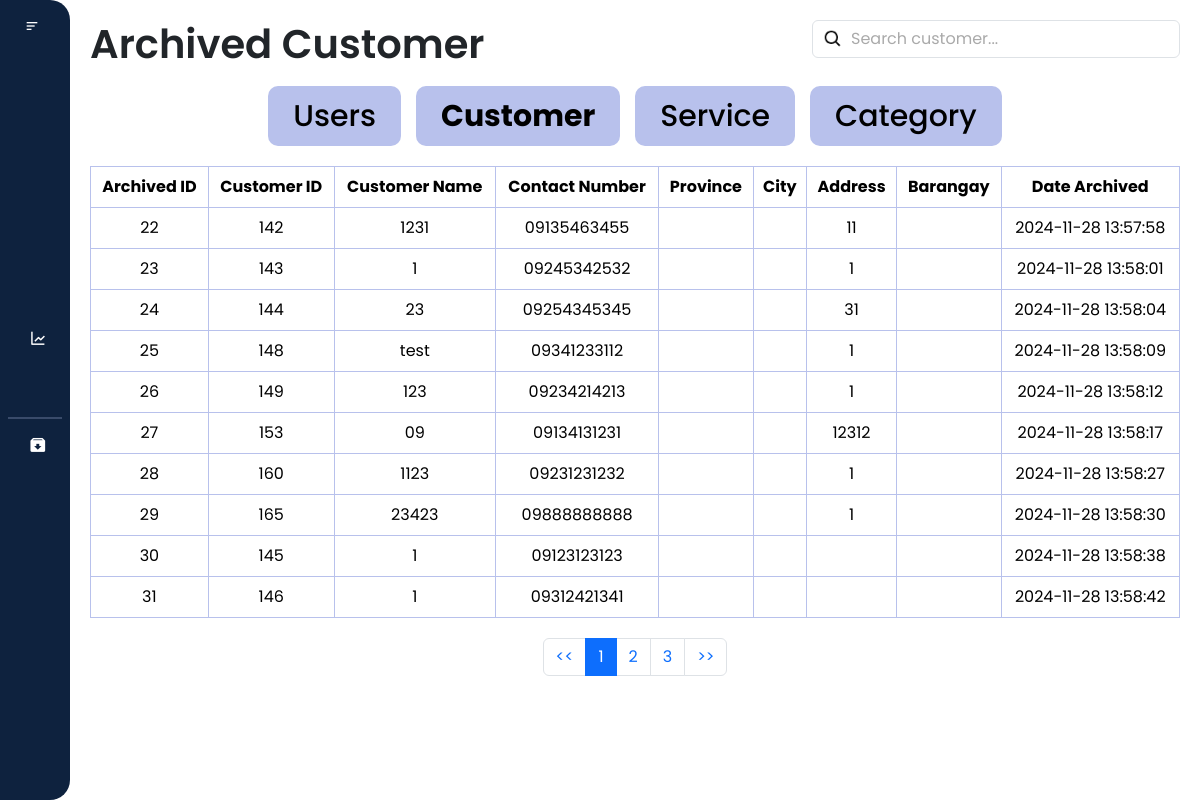
The page /laundry_system/archived/archive_customer.php (signed in) on the database its author committed.
### tables this page shows
CREATE TABLE `archived_customers` (
  `archive_id` int(11) NOT NULL,
  `customer_id` int(11) NOT NULL,
  `customer_name` varchar(255) NOT NULL,
  `contact_number` varchar(20) NOT NULL,
  `province` varchar(255) NOT NULL,
  `city` varchar(255) NOT NULL,
  `address` varchar(255) NOT NULL,
  `brgy` varchar(255) NOT NULL,
  `archived_at` timestamp NOT NULL DEFAULT current_timestamp()
);

### laundry_system/archived/archive_customer.php (the view, shortened to what this page needs)
<?php
require '../database.php';
$user_role = $_SESSION['user_role'];
?>
<!DOCTYPE html>
<html lang="en">
<head>
    <link href="https://cdn.jsdelivr.net/npm/bootstrap@5.3.3/dist/css/bootstrap.min.css" rel="stylesheet"
>
    <link href="https://cdn.lineicons.com/4.0/lineicons.css" rel="stylesheet" />
    <link href='https://unpkg.com/boxicons@2.1.4/css/boxicons.min.css' rel='stylesheet'>
    <link rel="stylesheet" href="archive_customer.css">
</head>
<body>
    <div class="wrapper">
        <aside id="sidebar">
            <div class="d-flex">
                <button id="toggle-btn" type="button">
                    <i class="bx bx-menu-alt-left"></i>
                </button>
            </div>
            <ul class="sidebar-nav">
                <?php if ($user_role === 'admin') : ?>
                    <li class="sidebar-item">
                    <a href="/laundry_system/dashboard/dashboard.php" class="sidebar-link"
                            data-bs-toggle="tooltip"
                            data-bs-placement="right"
                            data-bs-title="Dashboard">
                        </a>
                    </li>
                    <li class="sidebar-item">
                    <a href="/laundry_system/profile/profile.php" class="sidebar-link"
                            data-bs-toggle="tooltip"
                            data-bs-placement="right"
                            data-bs-title="Profile">
                        </a>
                    </li>
                    <li class="sidebar-item">
                    <a href="/laundry_system/users/users.php" class="sidebar-link"
                            data-bs-toggle="tooltip"
                            data-bs-placement="right"
                            data-bs-title="Users">
                        </a>
                    </li>
                    <li class="sidebar-item">
                        <a href="#" class="sidebar-link has-dropdown collapsed" data-bs-toggle="collapse"
                            data-bs-target="#records" aria-expanded="false" aria-controls="records">
                        </a>
                    </li>
                    <li class="sidebar-item">
                    <a href="/laundry_system/transaction/transaction.php" class="sidebar-link"
                            data-bs-toggle="tooltip"
                            data-bs-placement="right"
                            data-bs-title="Transactions">
                        </a>
                    </li>
                    <li class="sidebar-item">
                    <a href="/laundry_system/sales_report/report.php" class="sidebar-link"
                            data-bs-toggle="tooltip"
                            data-bs-placement="right"
                            data-bs-title="Sales Report">
                            <i class='bx bx-line-chart'></i>
                        </a>
                    </li>
                    <li class="sidebar-item">
                    <a href="/laundry_system/settings/setting.php" class="sidebar-link"
                            data-bs-toggle="tooltip"
                            data-bs-placement="right"
                            data-bs-title="Settings">
                        </a>
                    </li>
                    <hr style="border: 1px solid #b8c1ec; margin: 8px">
                    <li class="sidebar-item">
                        <a href="#" class="sidebar-link has-dropdown collapsed" data-bs-toggle="collapse"
                        data-bs-target="#archived" aria-expanded="false" aria-controls="archived">
                            <i class='bx bxs-archive-in'></i>
                        </a>
                    </li>
                <?php endif; ?>
            </ul>
            <div class="sidebar-footer">
            <a href="javascript:void(0)" class="sidebar-link" id="btn_logout"
                    data-bs-toggle="tooltip"
                    data-bs-placement="right"
                    data-bs-title="Logout">
                </a>
            </div>
        </aside>
        <div class="main-content">
            <nav>
                <div class="d-flex justify-content-between" id="navbar">
                    <h1>Archived Customer</h1>
                    <div class="search_bar" m-1>
                        <input class="form-control" type="text" id="filter_customer" placeholder="Search customer...">
                    </div>
                </div>
            </nav>
            <div class="buttons">
                <div class="user_button">
                    <a href="archive_users.php" class="button" id="userBtn">Users</a>
                </div>
                <div class="customer_button">
                    <a href="archive_customer.php" class="button" id="customerBtn"><b>Customer</b></a>
                </div>
                <div class="service_button">
                    <a href="archive_service.php" class="button" id="serviceBtn">Service</a>
                </div>
                <div class="category_button">
                    <a href="archive_category.php" class="button" id="categoryBtn">Category</a>
                </div>
            </div>
            <div class="table-responsive">
                <table class="table table-bordered text-center">
                        <thead>
                            <tr class="bg-dark text-white">
                                <th>Archived ID</th>
                                <th>Customer ID</th>
                                <th>Customer Name</th>
                                <th>Contact Number</th>
                                <th>Province</th>
                                <th>City</th>
                                <th>Address</th>
                                <th>Barangay</th>
                                <th>Date Archived</th>
                            </tr>
                        </thead>
                        <tbody id = "archive_customer_table">
                            <?php
                            $query = "SELECT * FROM archived_customers";
                            $result = mysqli_query($conn, $query);
                            if ($result && $result->num_rows > 0) {
                                while ($row = mysqli_fetch_assoc($result)) {
                                ?>
                                    <tr>
                                        <td><?php echo $row['archive_id']; ?></td>
                                        <td><?php echo $row['customer_id']; ?></td>
                                        <td><?php echo $row['customer_name']; ?></td>
                                        <td><?php echo $row['contact_number']; ?></td>
                                        <td><?php echo $row['province']; ?></td>
                                        <td><?php echo $row['city']; ?></td>
                                        <td><?php echo $row['address']; ?></td>
                                        <td><?php echo $row['brgy']; ?></td>
                                        <td><?php echo $row['archived_at']; ?></td>
                                    </tr>
                                <?php
                                    }
                            } else {
                            ?>
                            <tr>
                                <td colspan="9">No archived customers found.</td>
                            </tr>
                                <?php
                            }
                            ?>
                        </tbody>
                </table>
            </div>
            <nav aria-label="Page navigation">
                <ul class="pagination justify-content-center" id="pagination">
                </ul>
            </nav>
        </div>
    </div>
</body>

### laundry_system/archived/archive_customer.css (style rules this page uses)
* { margin: 0; padding: 0; font-family: "Poppins", sans-serif; box-sizing: border-box; }
html { scroll-behavior: smooth; }
.wrapper { display: flex; width: 100%; height: 100vh; }
.main-content { flex: 1; overflow-y: auto; padding: 20px; transition: margin-left 0.5s ease; }
#sidebar { width: 70px; min-width: 70px; z-index: 1000; transition: all .25s ease-in-out; display: flex; flex-direction: column; background-color: #0e223e; border-radius: 0 20px 20px 0; }
a { text-decoration: none; }
li { list-style: none; }
h1 { font-weight: 600; font-size: 1.5 rem; }
#sidebar { display: flex; height: 100%; width: 70px; min-width: 70px; z-index: 1000; transition: all 0.25s ease-in-out; flex-direction: column; background-color: #0e223e; border-radius: 0 20px 20px 0; }
#toggle-btn { background-color: transparent; cursor: pointer; border: 0; padding: 1rem 1.5rem; }
#toggle-btn i { font-size: 1.5 rem; color: #fff; }
.sidebar-nav { padding: 2rem 0; flex: 1 1 auto; }
a.sidebar-link { padding: 0.625rem 1.625rem; color: #fff; display: block; font-size: 0.9rem; white-space: nowrap; border-left: 3px solid transparent; text-decoration: none; }
.sidebar-link i { font-size: 1.1rem; margin-right: 0.75rem; }
.sidebar-item { position: relative; }
.table-responsive { padding: 20px 0; }
.table { width: 100%; margin: 0; border-collapse: collapse; border: #b8c1ec; }
.buttons { display: flex; flex-direction: row; gap: 15px; flex-wrap: wrap; justify-content: center; margin-top: 10px; }
.button { display: inline-flex; align-items: center; justify-content: center; height: 60px; padding: 15px 25px; background-color: #b8c1ec; color: #000; text-align: center; text-decoration: none; border-radius: 10px; font-size: 30px; font-weight: 500; margin: 0; gap: 10px; transition: background-color 0.3s ease; }
.search_bar { position: relative; }
.search_bar .form-control { padding-left: 38px; }
.search_bar .form-control::placeholder { color: #aaa; }
.search_bar .form-control { background-image: url('/laundry_system/images/search.png'); background-repeat: no-repeat; background-position: 10px center; background-size: 20px 20px; }

### rows shown on the page
archived_customers: archive_id "22", customer "142", customer_name "1231", contact_number "09135463455", address "11", archived_at "2024-11-28 13:57:58"
archived_customers: archive_id "23", customer "143", customer_name "1", contact_number "09245342532", address "1", archived_at "2024-11-28 13:58:01"
archived_customers: archive_id "24", customer "144", customer_name "23", contact_number "09254345345", address "31", archived_at "2024-11-28 13:58:04"
archived_customers: archive_id "25", customer "148", customer_name "test", contact_number "09341233112", address "1", archived_at "2024-11-28 13:58:09"
archived_customers: archive_id "26", customer "149", customer_name "123", contact_number "09234214213", address "1", archived_at "2024-11-28 13:58:12"
archived_customers: archive_id "27", customer "153", customer_name "09", contact_number "09134131231", address "12312", archived_at "2024-11-28 13:58:17"
archived_customers: archive_id "28", customer "160", customer_name "1123", contact_number "09231231232", address "1", archived_at "2024-11-28 13:58:27"
archived_customers: archive_id "29", customer "165", customer_name "23423", contact_number "09888888888", address "1", archived_at "2024-11-28 13:58:30"
archived_customers: archive_id "30", customer "145", customer_name "1", contact_number "09123123123", archived_at "2024-11-28 13:58:38"
archived_customers: archive_id "31", customer "146", customer_name "1", contact_number "09312421341", archived_at "2024-11-28 13:58:42"
